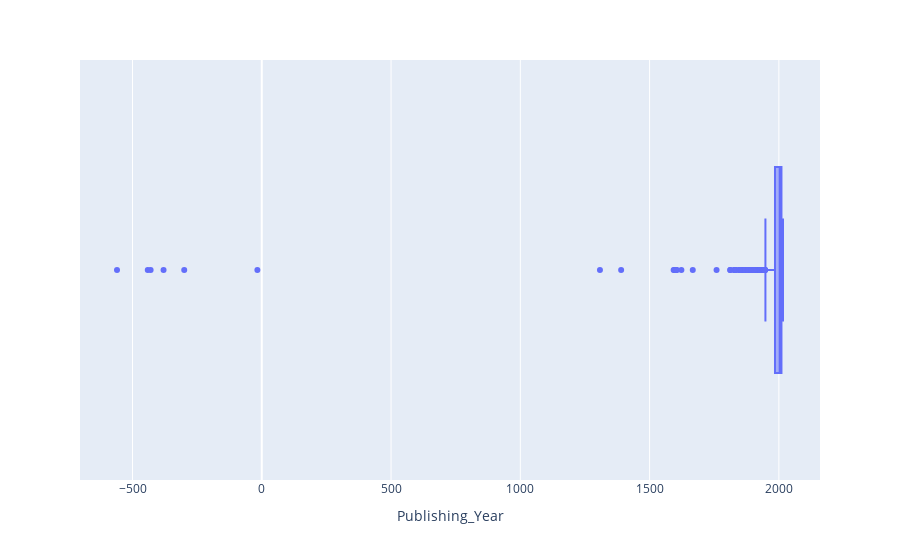

Notebook cell for this chart:
### Code cell
import plotly.express as exp
exp.box(data_frame=data, x='Publishing_Year')

### Figure 1 — Plotly figure (JSON) as saved in the notebook; plotly's stock layout.template omitted (floating-point values rounded to 4 significant figures; data arrays with more than 128 entries replaced by an {"elided": "..."} marker saying what was removed)
{"data": [{"alignmentgroup": "True", "hovertemplate": "Publishing_Year=%{x}<extra></extra>", "legendgroup": "", "marker": {"color": "#636efa"}, "name": "", "notched": false, "offsetgroup": "", "orientation": "h", "showlegend": false, "type": "box", "x": {"elided": "998 int values"}, "x0": " ", "xaxis": "x", "y0": " ", "yaxis": "y"}], "layout": {"boxmode": "group", "legend": {"tracegroupgap": 0}, "margin": {"t": 60}, "xaxis": {"anchor": "y", "domain": [0, 1], "title": {"text": "Publishing_Year"}}, "yaxis": {"anchor": "x", "domain": [0, 1]}}}
